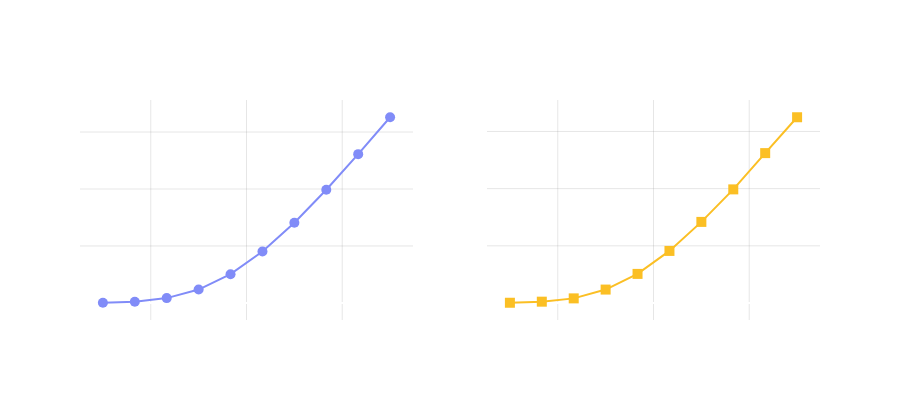

The notebook cell saved with this chart:
### Markdown cell above
##### **Question:**  Which choice of $V$ is *correct*?

Under the **Black-Scholes** framework we have:

$$
V_{BS}(S, t) = C(S, t) = S \, N(d_1) - K e^{-r(T-t)} N(d_2)
$$

Under the **Fundamental Theorem of Asset Pricing** we have:

$$
V_{FTAP}(S, t) = e^{-r(T-t)}\mathbb{E}^{\mathbb{Q}}[\text{Payoff at } T \mid S_t = S]
$$

Which should we use to price our options today?  Well let's look at the option prices for each approach and see where they differ. . .

### Code cell
# Show—side by side—the Black-Scholes formula price and a FTAP (risk-neutral expectation) price, each evaluated at select asset prices S at a fixed time t0 (not along a single path).
# This compares option prices from both methods over a spread of S at a given t.

# --- Parameter set ---
S0 = 100         # initial stock price
K = 100          # strike price
r = 0.05         # risk-free rate
sigma = 0.2      # volatility
T = 1.0          # time to maturity (years)
t0 = 0.5         # evaluate halfway to expiry

np.random.seed(42)

# Asset grid (10 values around ATM)
S_grid = np.linspace(0.7 * K, 1.3 * K, 10)

# Black-Scholes pricing function (assumes euro_call(S, K, r, sigma, tau) is defined)
def bs_call_price(S, K, r, sigma, tau):
    return euro_call(S, K, r, sigma, tau)

# FTAP (Fundamental Theorem of Asset Pricing) function for European call at given S, t
def ftap_call_price(S, K, r, sigma, tau, n_mc=10000):
    # Simulate n_mc endpoints with risk-neutral drift
    Z = np.random.randn(n_mc)
    ST = S * np.exp((r - 0.5 * sigma**2) * tau + sigma * np.sqrt(tau) * Z)
    payoff = np.maximum(ST - K, 0)
    return np.exp(-r * tau) * payoff.mean()

# Calculate both prices for S_grid at t0
tau = T - t0
bs_prices_grid = np.array([bs_call_price(S, K, r, sigma, tau) for S in S_grid])
ftap_prices_grid = np.array([ftap_call_price(S, K, r, sigma, tau) for S in S_grid])

# Plot: x = S, y = price, scatter for each method, REMOVE LEGEND by not setting name and hiding legend
fig_compare = sp.make_subplots(
    rows=1, cols=2,
    subplot_titles=("Black-Scholes Price for S @ t", "FTAP Price for S @ t")
)

fig_compare.add_trace(
    go.Scatter(
        x=S_grid,
        y=bs_prices_grid,
        mode='markers+lines',
        marker=dict(color='#818cf8', symbol='circle', size=10),
        line=dict(color='#818cf8'),
        showlegend=False  # Remove legend entry
    ),
    row=1, col=1
)

fig_compare.add_trace(
    go.Scatter(
        x=S_grid,
        y=ftap_prices_grid,
        mode='markers+lines',
        marker=dict(color='#fbbf24', symbol='square', size=10),
        line=dict(color='#fbbf24'),
        showlegend=False  # Remove legend entry
    ),
    row=1, col=2
)

# Set gridline color to match earlier payoff plot section
gridcolor = 'rgba(128,128,128,0.2)'
fig_compare.update_xaxes(
    title_text="Asset Price S",
    row=1,
    col=1,
    showgrid=True,
    gridwidth=1,
    gridcolor=gridcolor
)
fig_compare.update_xaxes(
    title_text="Asset Price S",
    row=1,
    col=2,
    showgrid=True,
    gridwidth=1,
    gridcolor=gridcolor
)
fig_compare.update_yaxes(
    title_text="Call Option Value",
    row=1,
    col=1,
    showgrid=True,
    gridwidth=1,
    gridcolor=gridcolor
)
fig_compare.update_yaxes(
    title_text="Call Option Value",
    row=1,
    col=2,
    showgrid=True,
    gridwidth=1,
    gridcolor=gridcolor
)
fig_compare.update_layout(
    title_text="European Call Option: Black-Scholes and FTAP Pricing for S @ t = %.2f" % t0,
    plot_bgcolor='rgba(0,0,0,0)',
    paper_bgcolor='rgba(0,0,0,0)',
    font=dict(color='white'),
    height=400,
    showlegend=False
)

fig_compare.show()

### Figure 1 — Plotly figure (JSON) as saved in the notebook; plotly's stock layout.template omitted (floating-point values rounded to 4 significant figures)
{"data": [{"line": {"color": "#818cf8"}, "marker": {"color": "#818cf8", "size": 10, "symbol": "circle"}, "mode": "markers+lines", "showlegend": false, "type": "scatter", "x": [70.0, 76.67, 83.33, 90.0, 96.67, 103.3, 110.0, 116.7, 123.3, 130.0], "xaxis": "x", "y": [0.03736, 0.2221, 0.8522, 2.349, 5.052, 9.028, 14.08, 19.87, 26.11, 32.59], "yaxis": "y"}, {"line": {"color": "#fbbf24"}, "marker": {"color": "#fbbf24", "size": 10, "symbol": "square"}, "mode": "markers+lines", "showlegend": false, "type": "scatter", "x": [70.0, 76.67, 83.33, 90.0, 96.67, 103.3, 110.0, 116.7, 123.3, 130.0], "xaxis": "x2", "y": [0.04088, 0.2303, 0.8053, 2.346, 5.088, 9.107, 14.18, 19.87, 26.21, 32.49], "yaxis": "y2"}], "layout": {"annotations": [{"font": {"size": 16}, "showarrow": false, "text": "Black-Scholes Price for S @ t", "x": 0.225, "xanchor": "center", "xref": "paper", "y": 1, "yanchor": "bottom", "yref": "paper"}, {"font": {"size": 16}, "showarrow": false, "text": "FTAP Price for S @ t", "x": 0.775, "xanchor": "center", "xref": "paper", "y": 1, "yanchor": "bottom", "yref": "paper"}], "font": {"color": "white"}, "height": 400, "paper_bgcolor": "rgba(0,0,0,0)", "plot_bgcolor": "rgba(0,0,0,0)", "showlegend": false, "title": {"text": "European Call Option: Black-Scholes and FTAP Pricing for S @ t = 0.50"}, "xaxis": {"anchor": "y", "domain": [0, 0.45], "gridcolor": "rgba(128,128,128,0.2)", "gridwidth": 1, "showgrid": true, "title": {"text": "Asset Price S"}}, "xaxis2": {"anchor": "y2", "domain": [0.55, 1], "gridcolor": "rgba(128,128,128,0.2)", "gridwidth": 1, "showgrid": true, "title": {"text": "Asset Price S"}}, "yaxis": {"anchor": "x", "domain": [0, 1], "gridcolor": "rgba(128,128,128,0.2)", "gridwidth": 1, "showgrid": true, "title": {"text": "Call Option Value"}}, "yaxis2": {"anchor": "x2", "domain": [0, 1], "gridcolor": "rgba(128,128,128,0.2)", "gridwidth": 1, "showgrid": true, "title": {"text": "Call Option Value"}}}}
